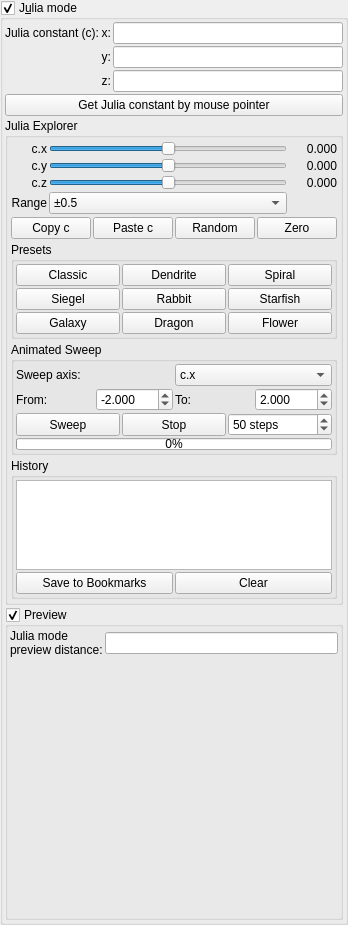
            <widget class="MyGroupBox" name="groupCheck_julia_mode">
             <property name="toolTip">
              <string>&lt;html&gt;&lt;head/&gt;&lt;body&gt;&lt;p&gt;Enables calculation of fractal in the same way as Julia Set.&lt;/p&gt;&lt;p&gt;When it's enabled then:&lt;br/&gt;z&lt;span style=&quot; vertical-align:sub;&quot;&gt;0&lt;/span&gt; = p&lt;br/&gt;z&lt;span style=&quot; vertical-align:sub;&quot;&gt;n+1&lt;/span&gt; = f(z&lt;span style=&quot; vertical-align:sub;&quot;&gt;n&lt;/span&gt;) + c&lt;/p&gt;&lt;p&gt;where:&lt;br/&gt;p - coordinates of point&lt;br/&gt;c - Julia constant&lt;/p&gt;&lt;p&gt;to compare, regular fractals are calculated in following way:&lt;br/&gt;z&lt;span style=&quot; vertical-align:sub;&quot;&gt;0&lt;/span&gt; = p&lt;br/&gt;z&lt;span style=&quot; vertical-align:sub;&quot;&gt;n+1&lt;/span&gt; = f(z&lt;span style=&quot; vertical-align:sub;&quot;&gt;n&lt;/span&gt;) + p&lt;/p&gt;&lt;/body&gt;&lt;/html&gt;</string>
             </property>
             <property name="title">
              <string>J&amp;ulia mode</string>
             </property>
             <property name="checkable">
              <bool>true</bool>
             </property>
             <layout class="QVBoxLayout" name="verticalLayout_48">
              <property name="spacing">
               <number>2</number>
              </property>
              <property name="leftMargin">
               <number>2</number>
              </property>
              <property name="topMargin">
               <number>2</number>
              </property>
              <property name="rightMargin">
               <number>2</number>
              </property>
              <property name="bottomMargin">
               <number>2</number>
              </property>
              <item>
               <layout class="QGridLayout" name="gridLayout_22">
                <property name="spacing">
                 <number>2</number>
                </property>
                <item row="1" column="1">
                 <widget class="QLabel" name="label_116">
                  <property name="sizePolicy">
                   <sizepolicy hsizetype="Preferred" vsizetype="Preferred">
                    <horstretch>0</horstretch>
                    <verstretch>0</verstretch>
                   </sizepolicy>
                  </property>
                  <property name="text">
                   <string>y:</string>
                  </property>
                  <property name="alignment">
                   <set>Qt::AlignRight|Qt::AlignTrailing|Qt::AlignVCenter</set>
                  </property>
                 </widget>
                </item>
                <item row="0" column="0">
                 <widget class="QLabel" name="label_113">
                  <property name="text">
                   <string>Julia constant (c):</string>
                  </property>
                 </widget>
                </item>
                <item row="1" column="2">
                 <widget class="MyLineEdit" name="vect3_julia_c_y">
                  <property name="sizePolicy">
                   <sizepolicy hsizetype="Expanding" vsizetype="Maximum">
                    <horstretch>0</horstretch>
                    <verstretch>0</verstretch>
                   </sizepolicy>
                  </property>
                 </widget>
                </item>
                <item row="0" column="2">
                 <widget class="MyLineEdit" name="vect3_julia_c_x">
                  <property name="sizePolicy">
                   <sizepolicy hsizetype="Expanding" vsizetype="Maximum">
                    <horstretch>0</horstretch>
                    <verstretch>0</verstretch>
                   </sizepolicy>
                  </property>
                 </widget>
                </item>
                <item row="2" column="1">
                 <widget class="QLabel" name="label_120">
                  <property name="sizePolicy">
                   <sizepolicy hsizetype="Preferred" vsizetype="Preferred">
                    <horstretch>0</horstretch>
                    <verstretch>0</verstretch>
                   </sizepolicy>
                  </property>
                  <property name="text">
                   <string>z:</string>
                  </property>
                  <property name="alignment">
                   <set>Qt::AlignRight|Qt::AlignTrailing|Qt::AlignVCenter</set>
                  </property>
                 </widget>
                </item>
                <item row="0" column="1">
                 <widget class="QLabel" name="label_115">
                  <property name="sizePolicy">
                   <sizepolicy hsizetype="Preferred" vsizetype="Preferred">
                    <horstretch>0</horstretch>
                    <verstretch>0</verstretch>
                   </sizepolicy>
                  </property>
                  <property name="text">
                   <string>x:</string>
                  </property>
                  <property name="alignment">
                   <set>Qt::AlignRight|Qt::AlignTrailing|Qt::AlignVCenter</set>
                  </property>
                 </widget>
                </item>
                <item row="2" column="2">
                 <widget class="MyLineEdit" name="vect3_julia_c_z">
                  <property name="sizePolicy">
                   <sizepolicy hsizetype="Expanding" vsizetype="Maximum">
                    <horstretch>0</horstretch>
                    <verstretch>0</verstretch>
                   </sizepolicy>
                  </property>
                 </widget>
                </item>
               </layout>
              </item>
              <item>
               <widget class="QPushButton" name="pushButton_get_julia_constant">
                <property name="sizePolicy">
                 <sizepolicy hsizetype="Minimum" vsizetype="Maximum">
                  <horstretch>0</horstretch>
                  <verstretch>0</verstretch>
                 </sizepolicy>
                </property>
                <property name="toolTip">
                 <string>&lt;html&gt;&lt;head/&gt;&lt;body&gt;&lt;p&gt;Pick Julia constant (C) from the rendered image.&lt;/p&gt;&lt;p&gt;When Julia mode is disabled, select point of fractal which has interesting features. It assigns its coordinates to the Julia constant fields (C.x, C.y, C.z).&lt;/p&gt;&lt;p&gt;After enabling Julia mode, entire fractal will have shapes similar to previously selected place.&lt;/p&gt;&lt;p&gt;Notes: - Works with formulas that support Julia mode; enable Julia mode to see the effect immediately. - The mouse function switches to “Get Julia constant”; change the mouse function to exit picking.&lt;/p&gt;&lt;/body&gt;&lt;/html&gt;</string>
                </property>
                <property name="text">
                 <string>Get Julia constant by mouse pointer</string>
                </property>
               </widget>
              </item>
              <!-- 3x3lion Julia Explorer -->
              <item>
               <widget class="QGroupBox" name="groupBox_julia_explorer">
                <property name="title">
                 <string>Julia Explorer</string>
                </property>
                <layout class="QVBoxLayout" name="layout_julia_explorer">
                 <property name="spacing"><number>3</number></property>
                 <property name="leftMargin"><number>3</number></property>
                 <property name="topMargin"><number>3</number></property>
                 <property name="rightMargin"><number>3</number></property>
                 <property name="bottomMargin"><number>3</number></property>
                 <!-- c.x / c.y / c.z sliders -->
                 <item>
                  <layout class="QGridLayout" name="gridLayout_julia_sliders">
                   <property name="spacing"><number>2</number></property>
                   <item row="0" column="0">
                    <widget class="QLabel" name="label_julia_slider_cx">
                     <property name="text"><string>c.x</string></property>
                     <property name="alignment"><set>Qt::AlignRight|Qt::AlignVCenter</set></property>
                    </widget>
                   </item>
                   <item row="0" column="1">
                    <widget class="QSlider" name="slider_julia_cx">
                     <property name="minimum"><number>-2000</number></property>
                     <property name="maximum"><number>2000</number></property>
                     <property name="orientation"><enum>Qt::Horizontal</enum></property>
                     <property name="toolTip"><string>Drag to adjust Julia c.x</string></property>
                    </widget>
                   </item>
                   <item row="0" column="2">
                    <widget class="QLabel" name="label_julia_cx_value">
                     <property name="text"><string>0.000</string></property>
                     <property name="minimumSize"><size><width>48</width><height>0</height></size></property>
                     <property name="alignment"><set>Qt::AlignRight|Qt::AlignVCenter</set></property>
                    </widget>
                   </item>
                   <item row="1" column="0">
                    <widget class="QLabel" name="label_julia_slider_cy">
                     <property name="text"><string>c.y</string></property>
                     <property name="alignment"><set>Qt::AlignRight|Qt::AlignVCenter</set></property>
                    </widget>
                   </item>
                   <item row="1" column="1">
                    <widget class="QSlider" name="slider_julia_cy">
                     <property name="minimum"><number>-2000</number></property>
                     <property name="maximum"><number>2000</number></property>
                     <property name="orientation"><enum>Qt::Horizontal</enum></property>
                     <property name="toolTip"><string>Drag to adjust Julia c.y</string></property>
                    </widget>
                   </item>
                   <item row="1" column="2">
                    <widget class="QLabel" name="label_julia_cy_value">
                     <property name="text"><string>0.000</string></property>
                     <property name="minimumSize"><size><width>48</width><height>0</height></size></property>
                     <property name="alignment"><set>Qt::AlignRight|Qt::AlignVCenter</set></property>
                    </widget>
                   </item>
                   <item row="2" column="0">
                    <widget class="QLabel" name="label_julia_slider_cz">
                     <property name="text"><string>c.z</string></property>
                     <property name="alignment"><set>Qt::AlignRight|Qt::AlignVCenter</set></property>
                    </widget>
                   </item>
                   <item row="2" column="1">
                    <widget class="QSlider" name="slider_julia_cz">
                     <property name="minimum"><number>-2000</number></property>
                     <property name="maximum"><number>2000</number></property>
                     <property name="orientation"><enum>Qt::Horizontal</enum></property>
                     <property name="toolTip"><string>Drag to adjust Julia c.z</string></property>
                    </widget>
                   </item>
                   <item row="2" column="2">
                    <widget class="QLabel" name="label_julia_cz_value">
                     <property name="text"><string>0.000</string></property>
                     <property name="minimumSize"><size><width>48</width><height>0</height></size></property>
                     <property name="alignment"><set>Qt::AlignRight|Qt::AlignVCenter</set></property>
                    </widget>
                   </item>
                   <item row="3" column="0">
                    <widget class="QLabel" name="label_julia_range">
                     <property name="text"><string>Range</string></property>
                     <property name="alignment"><set>Qt::AlignRight|Qt::AlignVCenter</set></property>
                    </widget>
                   </item>
                   <item row="3" column="1">
                    <widget class="QComboBox" name="comboBox_julia_range">
                     <property name="toolTip"><string>Range of Julia c sliders</string></property>
                     <item><property name="text"><string>±0.5</string></property></item>
                     <item><property name="text"><string>±1.0</string></property></item>
                     <item><property name="text"><string>±2.0</string></property></item>
                     <item><property name="text"><string>±5.0</string></property></item>
                     <item><property name="text"><string>±10.0</string></property></item>
                    </widget>
                   </item>
                  </layout>
                 </item>
                 <!-- Copy / Paste / Random / Zero buttons -->
                 <item>
                  <layout class="QHBoxLayout" name="layout_julia_actions">
                   <property name="spacing"><number>2</number></property>
                   <item>
                    <widget class="QPushButton" name="pushButton_julia_copy">
                     <property name="text"><string>Copy c</string></property>
                     <property name="toolTip"><string>Copy Julia constant to clipboard</string></property>
                     <property name="maximumSize"><size><width>16777215</width><height>24</height></size></property>
                    </widget>
                   </item>
                   <item>
                    <widget class="QPushButton" name="pushButton_julia_paste">
                     <property name="text"><string>Paste c</string></property>
                     <property name="toolTip"><string>Paste Julia constant from clipboard</string></property>
                     <property name="maximumSize"><size><width>16777215</width><height>24</height></size></property>
                    </widget>
                   </item>
                   <item>
                    <widget class="QPushButton" name="pushButton_julia_random">
                     <property name="text"><string>Random</string></property>
                     <property name="toolTip"><string>Generate random Julia constant</string></property>
                     <property name="maximumSize"><size><width>16777215</width><height>24</height></size></property>
                    </widget>
                   </item>
                   <item>
                    <widget class="QPushButton" name="pushButton_julia_zero">
                     <property name="text"><string>Zero</string></property>
                     <property name="toolTip"><string>Reset Julia constant to (0, 0, 0)</string></property>
                     <property name="maximumSize"><size><width>16777215</width><height>24</height></size></property>
                    </widget>
                   </item>
                  </layout>
                 </item>
                 <!-- Presets grid (9 famous Julia constants) -->
                 <item>
                  <widget class="QGroupBox" name="groupBox_julia_presets">
                   <property name="title"><string>Presets</string></property>
                   <layout class="QGridLayout" name="gridLayout_julia_presets">
                    <property name="spacing"><number>2</number></property>
                    <property name="leftMargin"><number>2</number></property>
                    <property name="topMargin"><number>2</number></property>
                    <property name="rightMargin"><number>2</number></property>
                    <property name="bottomMargin"><number>2</number></property>
                    <item row="0" column="0">
                     <widget class="QPushButton" name="pushButton_julia_preset_1">
                      <property name="text"><string>Classic</string></property>
                      <property name="toolTip"><string>c = (0.285, 0.01, 0.0)</string></property>
                      <property name="maximumSize"><size><width>16777215</width><height>22</height></size></property>
                     </widget>
                    </item>
                    <item row="0" column="1">
                     <widget class="QPushButton" name="pushButton_julia_preset_2">
                      <property name="text"><string>Dendrite</string></property>
                      <property name="toolTip"><string>c = (0.0, 1.0, 0.0)</string></property>
                      <property name="maximumSize"><size><width>16777215</width><height>22</height></size></property>
                     </widget>
                    </item>
                    <item row="0" column="2">
                     <widget class="QPushButton" name="pushButton_julia_preset_3">
                      <property name="text"><string>Spiral</string></property>
                      <property name="toolTip"><string>c = (-0.4, 0.6, 0.0)</string></property>
                      <property name="maximumSize"><size><width>16777215</width><height>22</height></size></property>
                     </widget>
                    </item>
                    <item row="1" column="0">
                     <widget class="QPushButton" name="pushButton_julia_preset_4">
                      <property name="text"><string>Siegel</string></property>
                      <property name="toolTip"><string>c = (-0.391, -0.587, 0.0)</string></property>
                      <property name="maximumSize"><size><width>16777215</width><height>22</height></size></property>
                     </widget>
                    </item>
                    <item row="1" column="1">
                     <widget class="QPushButton" name="pushButton_julia_preset_5">
                      <property name="text"><string>Rabbit</string></property>
                      <property name="toolTip"><string>c = (-0.123, 0.745, 0.0)</string></property>
                      <property name="maximumSize"><size><width>16777215</width><height>22</height></size></property>
                     </widget>
                    </item>
                    <item row="1" column="2">
                     <widget class="QPushButton" name="pushButton_julia_preset_6">
                      <property name="text"><string>Starfish</string></property>
                      <property name="toolTip"><string>c = (-0.75, 0.15, 0.2)</string></property>
                      <property name="maximumSize"><size><width>16777215</width><height>22</height></size></property>
                     </widget>
                    </item>
                    <item row="2" column="0">
                     <widget class="QPushButton" name="pushButton_julia_preset_7">
                      <property name="text"><string>Galaxy</string></property>
                      <property name="toolTip"><string>c = (0.355, 0.355, 0.355)</string></property>
                      <property name="maximumSize"><size><width>16777215</width><height>22</height></size></property>
                     </widget>
                    </item>
                    <item row="2" column="1">
                     <widget class="QPushButton" name="pushButton_julia_preset_8">
                      <property name="text"><string>Dragon</string></property>
                      <property name="toolTip"><string>c = (0.36, 0.1, -0.3)</string></property>
                      <property name="maximumSize"><size><width>16777215</width><height>22</height></size></property>
                     </widget>
                    </item>
                    <item row="2" column="2">
                     <widget class="QPushButton" name="pushButton_julia_preset_9">
                      <property name="text"><string>Flower</string></property>
                      <property name="toolTip"><string>c = (-0.5, 0.0, 0.5)</string></property>
                      <property name="maximumSize"><size><width>16777215</width><height>22</height></size></property>
                     </widget>
                    </item>
                   </layout>
                  </widget>
                 </item>
                 <!-- Animated Sweep -->
                 <item>
                  <widget class="QGroupBox" name="groupBox_julia_sweep">
                   <property name="title"><string>Animated Sweep</string></property>
                   <layout class="QVBoxLayout" name="layout_julia_sweep">
                    <property name="spacing"><number>2</number></property>
                    <property name="leftMargin"><number>2</number></property>
                    <property name="topMargin"><number>2</number></property>
                    <property name="rightMargin"><number>2</number></property>
                    <property name="bottomMargin"><number>2</number></property>
                    <item>
                     <layout class="QHBoxLayout" name="layout_sweep_axis">
                      <item>
                       <widget class="QLabel" name="label_sweep_axis">
                        <property name="text"><string>Sweep axis:</string></property>
                       </widget>
                      </item>
                      <item>
                       <widget class="QComboBox" name="comboBox_julia_sweep_axis">
                        <item><property name="text"><string>c.x</string></property></item>
                        <item><property name="text"><string>c.y</string></property></item>
                        <item><property name="text"><string>c.z</string></property></item>
                        <item><property name="text"><string>All (spiral)</string></property></item>
                       </widget>
                      </item>
                     </layout>
                    </item>
                    <item>
                     <layout class="QHBoxLayout" name="layout_sweep_range">
                      <item>
                       <widget class="QLabel" name="label_sweep_from">
                        <property name="text"><string>From:</string></property>
                       </widget>
                      </item>
                      <item>
                       <widget class="QDoubleSpinBox" name="spinBox_julia_sweep_from">
                        <property name="minimum"><double>-10.000000</double></property>
                        <property name="maximum"><double>10.000000</double></property>
                        <property name="value"><double>-2.000000</double></property>
                        <property name="decimals"><number>3</number></property>
                        <property name="singleStep"><double>0.100000</double></property>
                       </widget>
                      </item>
                      <item>
                       <widget class="QLabel" name="label_sweep_to">
                        <property name="text"><string>To:</string></property>
                       </widget>
                      </item>
                      <item>
                       <widget class="QDoubleSpinBox" name="spinBox_julia_sweep_to">
                        <property name="minimum"><double>-10.000000</double></property>
                        <property name="maximum"><double>10.000000</double></property>
                        <property name="value"><double>2.000000</double></property>
                        <property name="decimals"><number>3</number></property>
                        <property name="singleStep"><double>0.100000</double></property>
                       </widget>
                      </item>
                     </layout>
                    </item>
                    <item>
                     <layout class="QHBoxLayout" name="layout_sweep_controls">
                      <property name="spacing"><number>2</number></property>
                      <item>
                       <widget class="QPushButton" name="pushButton_julia_sweep_start">
                        <property name="text"><string>Sweep</string></property>
                        <property name="toolTip"><string>Animate through Julia c-space</string></property>
                        <property name="maximumSize"><size><width>16777215</width><height>24</height></size></property>
                       </widget>
                      </item>
                      <item>
                       <widget class="QPushButton" name="pushButton_julia_sweep_stop">
                        <property name="text"><string>Stop</string></property>
                        <property name="toolTip"><string>Stop the current sweep</string></property>
                        <property name="maximumSize"><size><width>16777215</width><height>24</height></size></property>
                       </widget>
                      </item>
                      <item>
                       <widget class="QSpinBox" name="spinBox_julia_sweep_steps">
                        <property name="minimum"><number>5</number></property>
                        <property name="maximum"><number>1000</number></property>
                        <property name="value"><number>50</number></property>
                        <property name="toolTip"><string>Number of steps in sweep</string></property>
                        <property name="suffix"><string> steps</string></property>
                       </widget>
                      </item>
                     </layout>
                    </item>
                    <item>
                     <widget class="QProgressBar" name="progressBar_julia_sweep">
                      <property name="value"><number>0</number></property>
                      <property name="maximumSize"><size><width>16777215</width><height>12</height></size></property>
                     </widget>
                    </item>
                   </layout>
                  </widget>
                 </item>
                 <!-- History -->
                 <item>
                  <widget class="QGroupBox" name="groupBox_julia_history">
                   <property name="title"><string>History</string></property>
                   <layout class="QVBoxLayout" name="layout_julia_history">
                    <property name="spacing"><number>2</number></property>
                    <property name="leftMargin"><number>2</number></property>
                    <property name="topMargin"><number>2</number></property>
                    <property name="rightMargin"><number>2</number></property>
                    <property name="bottomMargin"><number>2</number></property>
                    <item>
                     <widget class="QListWidget" name="listWidget_julia_history">
                      <property name="maximumSize"><size><width>16777215</width><height>90</height></size></property>
                      <property name="toolTip"><string>Recent Julia constants — double-click to apply</string></property>
                     </widget>
                    </item>
                    <item>
                     <layout class="QHBoxLayout" name="layout_julia_history_buttons">
                      <property name="spacing"><number>2</number></property>
                      <item>
                       <widget class="QPushButton" name="pushButton_julia_history_save">
                        <property name="text"><string>Save to Bookmarks</string></property>
                        <property name="toolTip"><string>Save selected Julia constant as bookmark</string></property>
                        <property name="maximumSize"><size><width>16777215</width><height>24</height></size></property>
                       </widget>
                      </item>
                      <item>
                       <widget class="QPushButton" name="pushButton_julia_history_clear">
                        <property name="text"><string>Clear</string></property>
                        <property name="toolTip"><string>Clear Julia history</string></property>
                        <property name="maximumSize"><size><width>16777215</width><height>24</height></size></property>
                       </widget>
                      </item>
                     </layout>
                    </item>
                   </layout>
                  </widget>
                 </item>
                </layout>
               </widget>
              </item>
              <item>
               <widget class="MyGroupBox" name="groupBox_julia_preview">
                <property name="title">
                 <string>Preview</string>
                </property>
                <property name="checkable">
                 <bool>true</bool>
                </property>
                <layout class="QVBoxLayout" name="verticalLayout_6">
                 <property name="spacing">
                  <number>2</number>
                 </property>
                 <property name="leftMargin">
                  <number>2</number>
                 </property>
                 <property name="topMargin">
                  <number>2</number>
                 </property>
                 <property name="rightMargin">
                  <number>2</number>
                 </property>
                 <property name="bottomMargin">
                  <number>2</number>
                 </property>
                 <item>
                  <layout class="QGridLayout" name="gridLayout_7">
                   <property name="topMargin">
                    <number>0</number>
                   </property>
                   <property name="spacing">
                    <number>2</number>
                   </property>
                   <item row="0" column="1">
                    <widget class="MyLineEdit" name="logedit_julia_preview_distance"/>
                   </item>
                   <item row="0" column="0">
                    <widget class="QLabel" name="label_133">
                     <property name="text">
                      <string>Julia mode
preview distance:</string>
                     </property>
                    </widget>
                   </item>
                  </layout>
                 </item>
                 <item>
                  <widget class="cThumbnailWidget" name="previewwidget_julia" native="true">
                   <property name="minimumSize">
                    <size>
                     <width>256</width>
                     <height>256</height>
                    </size>
                   </property>
                  </widget>
                 </item>
                </layout>
               </widget>
              </item>
             </layout>
            </widget>
